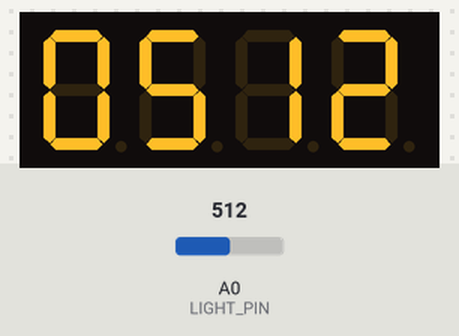
Bench run of a sketch on a simulated Arduino Uno, built with avr-gcc and run on an emulated ATmega328P. Parts: 4-digit seven-segment display. Inputs (shaded band) come from the test bench; at power-on: A0 (LIGHT_PIN) = 512.

Above: at 1.2 s.
1.3 s: A0 (LIGHT_PIN) set to 716
At 2.0 s:
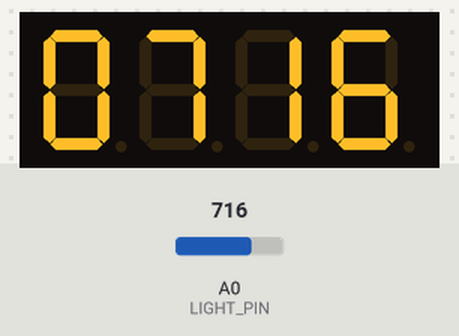
3.0 s: A0 (LIGHT_PIN) set to 900
At 3.4 s:
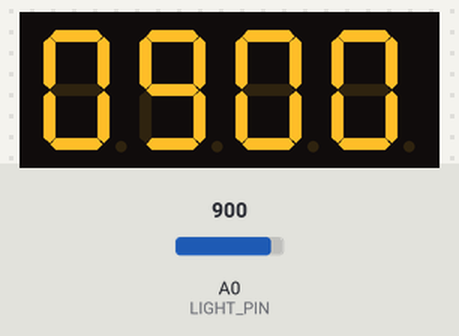
4.6 s: A0 (LIGHT_PIN) set to 1023
At 6.0 s:
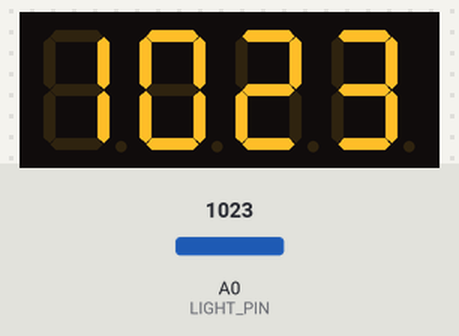
Timing chart, 0 to 7.6 s (numbered marks = the images above; inputs shaded):
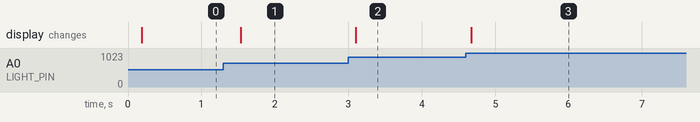

The sketch:

LightDisplay.ino
```cpp
#include "TM1637.h"

#define CLK 2 // Port D2 on Grove Shield
#define DIO 3

#define LIGHT_PIN A0

TM1637 tm1637 = TM1637(CLK,DIO);

void setup()
{
  tm1637.init();
  tm1637.set(BRIGHT_TYPICAL);//BRIGHT_TYPICAL = 2,BRIGHT_DARKEST = 0,BRIGHTEST = 7;
}

void loop()
{
  delay(150);
  while(1)
  {
    int sensorValue = analogRead(LIGHT_PIN);
    tm1637.display(0, (int)(sensorValue / 1000));
    tm1637.display(1, (int)(sensorValue / 100)%10);
    tm1637.display(2, (int)(sensorValue / 10)%10);
    tm1637.display(3, sensorValue % 10);
    delay(200);
  }
}
```

Measured:
- after the input at 1.3 s, the display: changes after 0.23 s (image 1)
- after the input at 3.0 s, the display: changes after 0.11 s (image 2)
- after the input at 4.6 s, the display: changes after 0.08 s (image 3)
